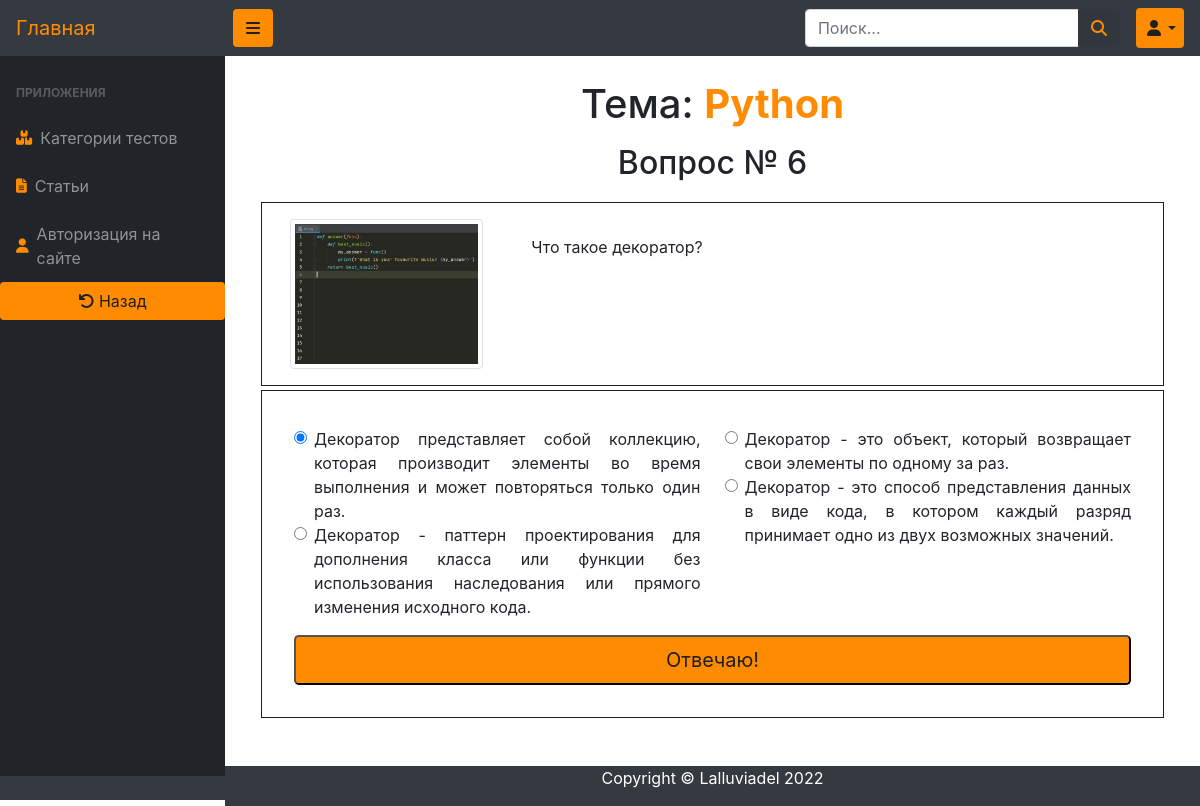
/questions/test_body/1/, run on the app's committed database.
### questions/models.py (models this page shows, shortened)
class Question(models.Model):
    NEWBIE = 'NB'
    AVERAGE = 'AV'
    SMARTYPANTS = 'SP'
    DIFFICULTY_LEVEL_CHOICES = (
        (NEWBIE, 'новичок'),
        (AVERAGE, 'середнячок'),
        (SMARTYPANTS, 'умник'),
    )
    question = models.CharField(max_length=250)
    subject = models.ForeignKey(QuestionCategory, on_delete=models.CASCADE, default='1')
    right_answer = models.CharField(max_length=150, default='default')
    answer_01 = models.CharField(max_length=150, default='default')
    answer_02 = models.CharField(max_length=150, default='default')
    answer_03 = models.CharField(max_length=150, default='default')
    answer_04 = models.CharField(max_length=150, default='default')
    difficulty_level = models.CharField(choices=DIFFICULTY_LEVEL_CHOICES, verbose_name='уровень', max_length=2,
                                        default=NEWBIE)
    available = models.BooleanField(default=True)
    tag = models.CharField(max_length=250, default='IT')
    image_01 = models.ImageField(upload_to=question_image_path, blank=True)
    image_02 = models.ImageField(upload_to=question_image_path, blank=True)
    image_03 = models.ImageField(upload_to=question_image_path, blank=True)

class QuestionCategory(models.Model):
    name = models.CharField(max_length=64)
    description = models.TextField(blank=True)
    image = models.ImageField(upload_to=category_image_path, blank=True)
    available = models.BooleanField(default=True)
    def __str__(self):
        return self.name

### questions/views.py (the view)
# urls.py: path('test_body/<int:pk>/', QuestionView.as_view(), name='test_body'),
class QuestionView(ListView):
    model = Question
    template_name = 'questions/test_body.html'
    def get_context_data(self, *args, **kwargs):
        context = super().get_context_data(**kwargs)
        current_category = get_object_or_404(QuestionCategory, pk=self.kwargs.get('pk'))
        context['categories'] = current_category
        context['item'] = self.get_random(current_category)
        context['title'] = f'Тест по категории {current_category.name}'
        return context
    @staticmethod
    def get_random(category):
        max_id = Question.objects.filter(subject=category).aggregate(max_id=Max("id"))['max_id']
        while True:
            pk = randint(1, max_id)
            question = Question.objects.get(pk=pk)
            if question.available and question.subject == category:
                return question

### questions/context_processors.py (called while the page is built)
def categories(request):
    return {
        'categories': QuestionCategory.objects.all(),
    }

def users(request):
    return {
        'users': MyUser.objects.all(),
    }

def questions(request):
    return {
        'questions': Question.objects.all(),
    }

### questions/templates/questions/test_body.html (shortened to what this page needs)
{% extends 'questions/base.html' %}
{% load static %}
{% block content %}
    <div id="layoutSidenav_content">
        <main>
            <div class="container-fluid text-center" id="test-catcher">
                <h1 class="mt-4">Тема: <b class="oranged">{{ item.subject }}</b></h1>
                <div class="container-fluid mb-5">
                    <div class="row flex-md-row pt-2 pb-2 justify-content-center">
                        <h2>Вопрос № {{ item.id }}</h2>
                    </div>
                    <div class="row main p-3 border border-grey mt-1 ">
                        <div class="col-md-3 thumbnail">
                            <img class="card-img-top img-thumbnail"
                                 src="
                                         {% if item.image_01 %}{{ item.image_01.url }}{% else %} {% static 'vendor/img/no_image.png' %} {% endif %}"
                                 alt="">
                        </div>
                        <div class="col-md-9 mt-3">
                            <div class="container-fluid text-wrap text-justify text-break">
                                {{ item.question }}
                            </div>
                        </div>
                    </div>
                    <div class="row main p-3 border border-grey mt-1">
                        <form id="listofiles" method="post" value="{{ item.id }}"
                              action="{% url 'questions:answers' item.id %}"
                              class="answer_catcher w-100">
                            <div class="row main p-3 mt-1 text-wrap text-justify text-break">
                                <div class="col-6">
                                    <div class="form-check">
                                        <input class="form-check-input" name="answers" type="radio" id="answer_01"
                                               value="{{ item.answer_01 }}" checked>
                                        <label class="form-check-label" for="answer_01">
                                            {{ item.answer_01 }}
                                        </label>
                                    </div>
                                    <div class="form-check">
                                        <input class="form-check-input" type="radio" name="answers" id="answer_02"
                                               value="{{ item.answer_02 }}">
                                        <label class="form-check-label" for="answer_02">
                                            {{ item.answer_02 }}
                                        </label>
                                    </div>
                                </div>
                                <div class="col-6">
                                    <div class="form-check">
                                        <input class="form-check-input" type="radio" name="answers" id="answer_03"
                                               value="{{ item.answer_03 }}">
                                        <label class="form-check-label" for="answer_03">
                                            {{ item.answer_03 }}
                                        </label>
                                    </div>
                                    <div class="form-check">
                                        <input class="form-check-input" type="radio" name="answers" id="answer_04"
                                               value="{{ item.answer_04 }}">
                                        <label class="form-check-label" for="answer_04">
                                            {{ item.answer_04 }}
                                        </label>
                                    </div>
                                </div>
                                <div class="col-lg-12 in-center mt-3">
                                    <button id="mybtn" type="submit" class="btn-block btn-lg btn-orange"
                                    >Отвечаю!
                                    </button>
                                </div>
                            </div>
                        </form>
                    </div>
                </div>
            </div>
        </main>
        {% include 'questions/includes/footer.html' %}
    </div>
{% endblock %}

### static/css/admin.css (style rules this page uses)
.btn-orange, label.active { background: #FF8C00 !important; color: #211f1c !important; outline: none; }
a:hover, .oranged { color: #FF8C00 !important; }
.border-grey { border-color: #211f1c !important; box-shadow: black; }
div.thumbnail { cursor: pointer; }

### data on the page
Question: subject "Python", id "6", image_01 (picture), question "Что такое декоратор?", answer_01 "Декоратор представляет собой коллекцию, которая производит элементы во время выполнения и может повторяться только один раз.", answer_02 "Декоратор - паттерн проектирования для дополнения класса или функции без использования наследования или прямого изменения исходного кода.", answer_03 "Декоратор - это объект, который возвращает свои элементы по одному за раз.", answer_04 "Декоратор - это способ представления данных в виде кода, в котором каждый разряд принимает одно из двух возможных значений."
